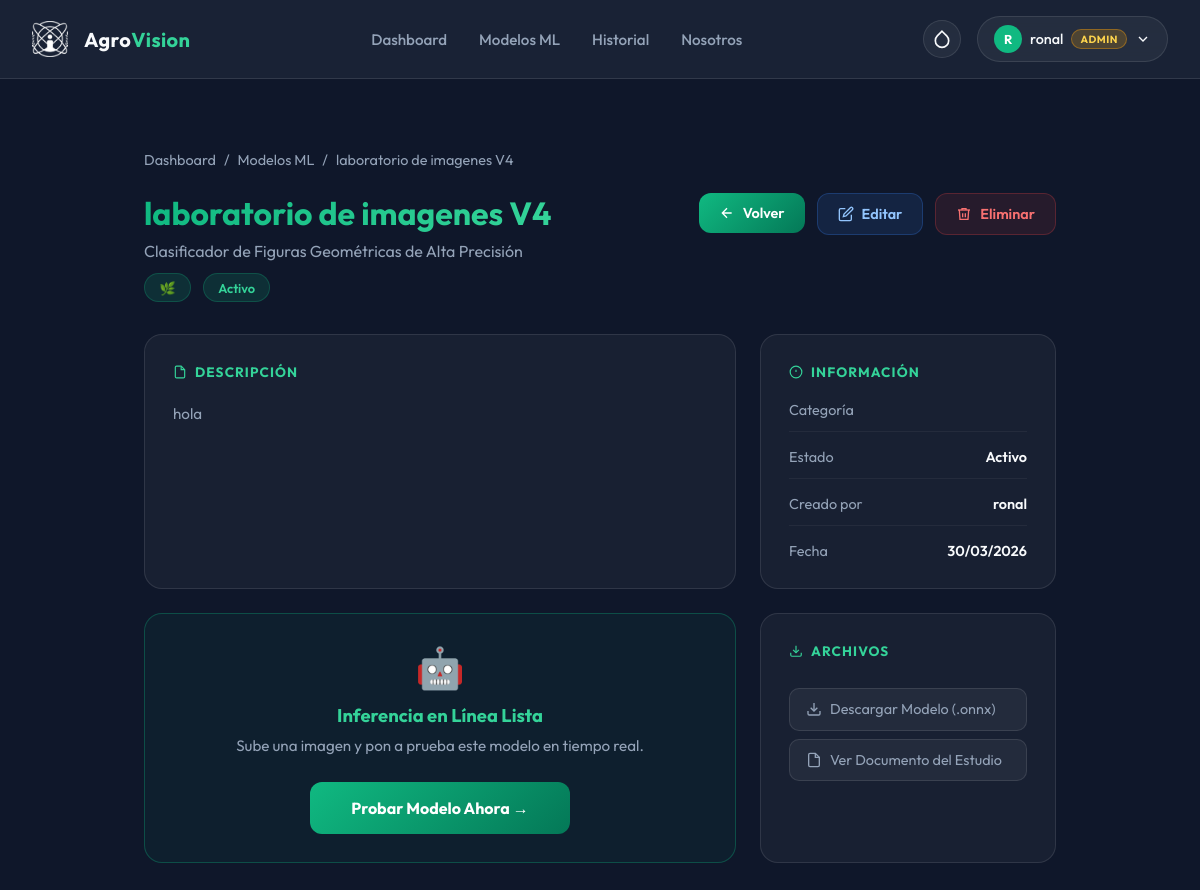
/modelos/18/ (signed in), run on the app's committed database.
### app/models.py (models this page shows, shortened)
class ModeloML(models.Model):
    ESTADO_CHOICES = [
        ('activo', 'Activo'),
        ('inactivo', 'Inactivo'),
        ('entrenamiento', 'En Entrenamiento'),
    ]
    nombre = models.CharField(max_length=255)
    nombre_estudio = models.CharField(max_length=255, verbose_name='Nombre del Estudio')
    descripcion = models.TextField()
    categoria = models.CharField(max_length=100)
    estado = models.CharField(max_length=20, choices=ESTADO_CHOICES, default='activo')
    archivo_modelo = models.FileField(
        upload_to='modelos_ml/',
        verbose_name='Archivo del Modelo (.onnx, .pkl)',
        help_text='Sube el archivo de tu modelo entrenado (formatos aceptados: .onnx, .pkl)'
    )
    documento_estudio = models.FileField(
        upload_to='estudios_pdf/',
        verbose_name='Documento del Estudio (PDF)',
        blank=True,
        null=True,
        help_text='Documento PDF con la investigación o estudio relacionado'
    )
    precision = models.DecimalField(
        max_digits=5,
        decimal_places=2,
        blank=True,
        null=True,
        verbose_name='Precisión (%)',
        help_text='Precisión del modelo en porcentaje (ej: 95.87)'
    )
    img_width = models.IntegerField(
        default=28,
        verbose_name='Ancho de Entrada (px)',
        help_text='Ancho esperado de la imagen por el modelo ONNX (ej: 28, 224).'
    )
    img_height = models.IntegerField(
        default=28,
        verbose_name='Alto de Entrada (px)',
        help_text='Alto esperado de la imagen por el modelo ONNX (ej: 28, 224).'
    )
    es_rgb = models.BooleanField(
        default=False,
        verbose_name='¿Es RGB (A color)?',
        help_text='Marca esta opción si el modelo fue entrenado con imágenes a color. Déjalo vacío si es en escala de grises.'
    )
    invertir_colores = models.BooleanField(
        default=False,
        verbose_name='¿Invertir Colores?',
        help_text='Ideal para modelos como MNIST que esperan trazos blancos sobre fondo negro.'
    )
    nombres_clases = models.TextField(
        blank=True,
        null=True,
        verbose_name='Nombres de las Clases',
        help_text='Nombres separados por comas. Ej: "Manzana Sana,Manzana Enferma". Convierte el resultado numérico en texto legible.'
    )
    usuario = models.ForeignKey(User, on_delete=models.CASCADE, related_name='modelos_ml')
    fecha_creacion = models.DateTimeField(auto_now_add=True)
    fecha_actualizacion = models.DateTimeField(auto_now=True)
    class Meta:
        ordering = ['-fecha_creacion']
        verbose_name = 'Modelo ML'
        verbose_name_plural = 'Modelos ML'

### app/views.py (the view)
# urls.py: path('modelos/<int:pk>/', views.modelo_detalle, name='modelo_detalle'),
@login_required(login_url='index')
def modelo_detalle(request, pk):
    from app.models import ModeloML
    modelo = get_object_or_404(ModeloML, pk=pk)
    return render(request, 'modelo_detalle.html', {
        'modelo': modelo,
        'es_admin': es_admin(request.user),
    })

### app/models.py (called while the page is built)
    def es_admin(self):
        return self.rol == 'admin' or self.user.is_superuser

### app/views.py (called while the page is built)
def es_admin(user):
    try:
        return user.profile.es_admin()
    except Exception:
        return user.is_superuser

### app/templates/modelo_detalle.html (shortened to what this page needs)
{% extends "base.html" %}
{% block content %}
<div class="detalle-container">
    <div class="breadcrumb">
        <a href="{% url 'dashboard' %}">Dashboard</a>
        <span>/</span>
        <a href="{% url 'modelos_lista' %}">Modelos ML</a>
        <span>/</span>
        <span>{{ modelo.nombre }}</span>
    </div>
    <div class="detalle-header">
        <div class="detalle-title">
            <h1><span>{{ modelo.nombre }}</span></h1>
            <p>{{ modelo.nombre_estudio }}</p>
            <div class="badge-row">
                <span class="badge badge-cat">🌿 {{ modelo.get_categoria_display }}</span>
                <span class="badge badge-{{ modelo.estado }}">{{ modelo.get_estado_display }}</span>
            </div>
        </div>
        <div class="header-actions">
            <a href="{% url 'modelos_lista' %}" class="btn-volver">
                <svg width="16" height="16" viewBox="0 0 24 24" fill="none" stroke="currentColor" stroke-width="2"><path d="M19 12H5M12 19l-7-7 7-7"/></svg>
                Volver
            </a>
            {% if es_admin %}
            <a href="{% url 'modelo_editar' modelo.pk %}" class="btn-editar">
                <svg width="16" height="16" viewBox="0 0 24 24" fill="none" stroke="currentColor" stroke-width="2"><path d="M11 4H4a2 2 0 0 0-2 2v14a2 2 0 0 0 2 2h14a2 2 0 0 0 2-2v-7"/><path d="M18.5 2.5a2.121 2.121 0 0 1 3 3L12 15l-4 1 1-4 9.5-9.5z"/></svg>
                Editar
            </a>
            <button class="btn-eliminar" onclick="document.getElementById('modal-eliminar').classList.add('active')">
                <svg width="16" height="16" viewBox="0 0 24 24" fill="none" stroke="currentColor" stroke-width="2"><polyline points="3 6 5 6 21 6"/><path d="M19 6l-1 14H6L5 6"/><path d="M10 11v6M14 11v6"/><path d="M9 6V4h6v2"/></svg>
                Eliminar
            </button>
            {% endif %}
        </div>
    </div>
    <div class="detalle-grid">
        <div class="glass-card">
            <h3>
                <svg width="14" height="14" viewBox="0 0 24 24" fill="none" stroke="currentColor" stroke-width="2"><path d="M14 2H6a2 2 0 0 0-2 2v16a2 2 0 0 0 2 2h12a2 2 0 0 0 2-2V8z"/><polyline points="14 2 14 8 20 8"/></svg>
                Descripción
            </h3>
            <p class="descripcion">{{ modelo.descripcion }}</p>
        </div>
        <div class="glass-card">
            <h3>
                <svg width="14" height="14" viewBox="0 0 24 24" fill="none" stroke="currentColor" stroke-width="2"><circle cx="12" cy="12" r="10"/><line x1="12" y1="8" x2="12" y2="12"/><line x1="12" y1="16" x2="12.01" y2="16"/></svg>
                Información
            </h3>
            <div class="meta-list">
                <div class="meta-item">
                    <span class="meta-label">Categoría</span>
                </div>
                <div class="meta-item">
                    <span class="meta-label">Estado</span>
                    <span class="meta-value">{{ modelo.get_estado_display }}</span>
                </div>
                <div class="meta-item">
                    <span class="meta-label">Creado por</span>
                    <span class="meta-value">{{ modelo.usuario.get_full_name|default:modelo.usuario.username }}</span>
                </div>
                <div class="meta-item">
                    <span class="meta-label">Fecha</span>
                    <span class="meta-value">{{ modelo.fecha_creacion|date:"d/m/Y" }}</span>
                </div>
            </div>
        </div>
        {% if modelo.estado != 'inactivo' %}
        <div class="glass-card" style="border-color: rgba(16,185,129,0.3); background: rgba(16,185,129,0.05); justify-content: center; align-items: center; text-align: center;">
            <div style="font-size: 2.5rem; margin-bottom: 0.75rem;">🤖</div>
            <strong style="color: var(--theme-text-hl); font-size: 1.15rem; display: block; margin-bottom: 0.5rem;">Inferencia en Línea Lista</strong>
            <p style="color: var(--text-muted); font-size: 0.95rem; line-height: 1.5; margin-bottom: 1.5rem;">
                Sube una imagen y pon a prueba este modelo en tiempo real.
            </p>
            <a href="{% url 'modelo_ejecutar' modelo.pk %}" class="btn-ejecutar" style="max-width: 260px; margin: 0 auto;">
                Probar Modelo Ahora →
            </a>
        </div>
        {% endif %}
        <div class="glass-card">
            <h3>
                <svg width="14" height="14" viewBox="0 0 24 24" fill="none" stroke="currentColor" stroke-width="2"><path d="M21 15v4a2 2 0 0 1-2 2H5a2 2 0 0 1-2-2v-4"/><polyline points="7 10 12 15 17 10"/><line x1="12" y1="15" x2="12" y2="3"/></svg>
                Archivos
            </h3>
            {% if modelo.archivo_modelo %}
            <a href="{{ modelo.archivo_modelo.url }}" class="btn-descargar" download>
                <svg width="16" height="16" viewBox="0 0 24 24" fill="none" stroke="currentColor" stroke-width="2"><path d="M21 15v4a2 2 0 0 1-2 2H5a2 2 0 0 1-2-2v-4"/><polyline points="7 10 12 15 17 10"/><line x1="12" y1="15" x2="12" y2="3"/></svg>
                Descargar Modelo (.onnx)
            </a>
            {% endif %}
            {% if modelo.documento_estudio %}
            <a href="{{ modelo.documento_estudio.url }}" class="btn-descargar" target="_blank">
                <svg width="16" height="16" viewBox="0 0 24 24" fill="none" stroke="currentColor" stroke-width="2"><path d="M14 2H6a2 2 0 0 0-2 2v16a2 2 0 0 0 2 2h12a2 2 0 0 0 2-2V8z"/><polyline points="14 2 14 8 20 8"/></svg>
                Ver Documento del Estudio
            </a>
            {% else %}
            <p style="color: var(--text-muted); font-size: 0.85rem; margin-top: 0.5rem;">No se adjuntó documento de estudio.</p>
            {% endif %}
        </div>
    </div>
</div>
{% endblock %}

### app/templates/base.html (shortened to what this page needs)
<!DOCTYPE html>
<html lang="es">
<head>
</head>
<body x-data="{
    mobileMenuOpen: false,
    theme: localStorage.getItem('theme') || 'green',
    toggleTheme() {
        this.theme = this.theme === 'green' ? 'indigo' : 'green';
        localStorage.setItem('theme', this.theme);
        document.documentElement.setAttribute('data-theme', this.theme);
    }
}" x-init="document.documentElement.setAttribute('data-theme', theme)">
    <nav class="navbar">
        <div class="nav-container">
            <a href="{% url 'dashboard' %}" class="nav-brand">
                {% load static %}
                <img src="{% static 'img/iser_logo2.png' %}" alt="Logo ISER" style="width:36px; height:36px; border-radius:8px; object-fit:cover;">
                <div class="brand-text">Agro<span>Vision</span></div>
            </a>
            <div class="nav-links">
                <a href="{% url 'dashboard' %}"
                    class="nav-link {% if request.resolver_match.url_name == 'dashboard' %}active{% endif %}">Dashboard</a>
                <a href="{% url 'modelos_lista' %}"
                    class="nav-link {% if 'modelos' in request.resolver_match.url_name %}active{% endif %}">Modelos ML</a>
                <a href="{% url 'historial_lista' %}"
                    class="nav-link {% if 'historial' in request.resolver_match.url_name %}active{% endif %}">Historial</a>
                <a href="{% url 'nosotros' %}"
                    class="nav-link {% if request.resolver_match.url_name == 'nosotros' %}active{% endif %}">Nosotros</a>
            </div>
            <div style="display: flex; gap: 1rem; align-items: center;">
                <button @click="toggleTheme()" class="user-btn" title="Alternar Tema" style="padding: 0.5rem; border-radius: 50%;">
                    <svg x-show="theme === 'green'" width="20" height="20" viewBox="0 0 24 24" fill="none" stroke="currentColor" stroke-width="2">
                        <path d="M12 2.69l5.66 5.66a8 8 0 1 1-11.31 0z"/>
                    </svg>
                </button>
                <div class="user-menu-container" x-data="{ open: false }">
                    <button @click="open = !open" @click.outside="open = false" class="user-btn">
                    <div class="user-avatar">
                        {{ user.first_name|default:user.username|make_list|first|upper }}
                    </div>
                    <span>{{ user.username }}</span>
                    {% if user.profile.rol == 'admin' or user.is_superuser %}
                    <span style="background:rgba(245,158,11,0.2); border:1px solid rgba(245,158,11,0.4); color:#FCD34D; font-size:0.65rem; font-weight:700; padding:0.15rem 0.5rem; border-radius:999px; letter-spacing:0.05em;">ADMIN</span>
                    {% else %}
                    <span style="background:rgba(59,130,246,0.15); border:1px solid rgba(59,130,246,0.3); color:#93C5FD; font-size:0.65rem; font-weight:700; padding:0.15rem 0.5rem; border-radius:999px; letter-spacing:0.05em;">USER</span>
                    {% endif %}
                    <svg width="16" height="16" viewBox="0 0 24 24" fill="none" stroke="currentColor" stroke-width="2">
                        <path d="m6 9 6 6 6-6" />
                    </svg>
                </button>
            </div>
            </div>
        </div>
    </nav>
    <main class="main-container">
        {% block content %}
        {% endblock %}
    </main>
</body>
</html>

### app/templates/base.html (style rules this page uses)
:root { --primary: #10B981; --primary-hover: #059669; --secondary: #10B981; --background-dark: #0f172a; --surface: #1e293b; --surface-glass: rgba(30, 41, 59, 0.7); --glass-border: rgba(255, 255, 255, 0.1); --text-main: #F8FAFC; --text-muted: #94A3B8; --theme-grad-1: #10B981; --theme-grad-2: #047857; --theme-text-hl: #34D399; --theme-icon-bg: #10B981; }
* { margin: 0; padding: 0; box-sizing: border-box; font-family: 'Outfit', sans-serif; }
body { background-color: var(--background-dark); color: var(--text-main); min-height: 100vh; display: flex; flex-direction: column; overflow-x: hidden; }
.navbar { background: var(--surface-glass); backdrop-filter: blur(16px); -webkit-backdrop-filter: blur(16px); border-bottom: 1px solid var(--glass-border); position: sticky; top: 0; z-index: 50; padding: 1rem 2rem; transition: all 0.3s ease; }
.nav-container { max-width: 1400px; margin: 0 auto; display: flex; justify-content: space-between; align-items: center; }
.nav-brand { display: flex; align-items: center; gap: 1rem; text-decoration: none; color: var(--text-main); }
.brand-text { font-size: 1.25rem; font-weight: 700; letter-spacing: 0.02em; }
.brand-text span { color: var(--theme-text-hl); }
.nav-links { display: flex; gap: 2rem; align-items: center; }
.nav-link { text-decoration: none; color: var(--text-muted); font-weight: 500; font-size: 0.95rem; transition: color 0.2s, transform 0.2s; position: relative; }
.nav-link::after { content: ''; position: absolute; bottom: -5px; left: 0; width: 100%; height: 2px; background: linear-gradient(90deg, var(--theme-grad-1), var(--theme-grad-2)); transform: scaleX(0); transition: transform 0.3s ease; transform-origin: right; }
.user-menu-container { position: relative; }
.user-btn { background: rgba(255, 255, 255, 0.05); border: 1px solid var(--glass-border); padding: 0.5rem 1rem; border-radius: 9999px; color: var(--text-main); display: flex; align-items: center; gap: 0.5rem; cursor: pointer; transition: background 0.2s; font-size: 0.9rem; font-weight: 500; }
.user-avatar { width: 28px; height: 28px; background: var(--theme-icon-bg); border-radius: 50%; display: flex; align-items: center; justify-content: center; font-weight: bold; color: white; font-size: 0.8rem; }
.main-container { flex: 1; padding: 2rem; max-width: 1400px; margin: 0 auto; width: 100%; }

### data on the page
ModeloML: nombre "laboratorio de imagenes V4", nombre_estudio "Clasificador de Figuras Geométricas de Alta Precisión", estado "Activo", descripcion "hola", usuario.get_full_name "ronal", fecha_creacion "30/03/2026"

### other printed values
{{ user.first_name|default:user.username|make_list|first|upper }} "R"
{{ user.username }} "ronal"
